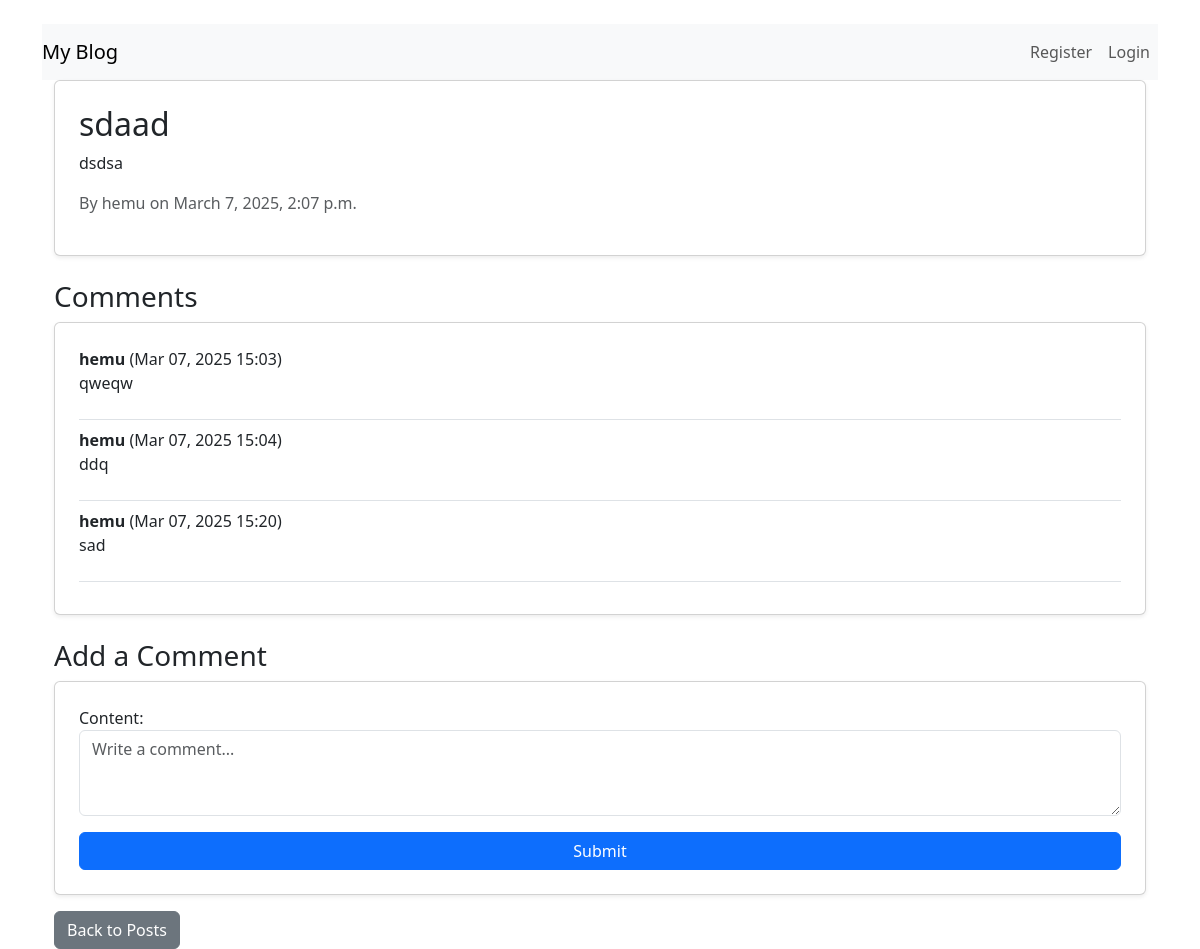
/post/5/, run on the app's committed database.
### blog/models.py (models this page shows, shortened)
class BlogPost(models.Model):
    title = models.CharField(max_length=255)
    content = models.TextField()
    author = models.ForeignKey(User, on_delete=models.CASCADE)
    created_at = models.DateTimeField(auto_now_add=True)
    updated_at = models.DateTimeField(auto_now=True)

class Comment(models.Model):
    blog_post = models.ForeignKey("BlogPost", on_delete=models.CASCADE, related_name="comments")
    author = models.ForeignKey(User, on_delete=models.CASCADE)
    content = models.TextField()
    created_at = models.DateTimeField(auto_now_add=True)

### blog/views.py (the view, shortened to what this page needs)
# urls.py: path("post/<int:post_id>/", views.post_details, name="post_details"),
def post_details(request, post_id):
    post = get_object_or_404(BlogPost, id=post_id)
    comments = post.comments.all()  # Fetch comments for this post
    form = CommentForm()
    return render(request, "blog/post_details.html", {"post": post, "comments": comments, "form": form})

### blog/forms.py
class CommentForm(forms.ModelForm):
    class Meta:
        model = Comment
        fields = ["content"]
        widgets = {
            "content": forms.Textarea(attrs={"class": "form-control", "rows": 3, "placeholder": "Write a comment..."}),
        }

### blog/templates/blog/post_details.html (shortened to what this page needs)
{% extends 'blog/base.html' %}
{% block content %}
<div class="card p-4 shadow-sm">
    <h2>{{ post.title }}</h2>
    <p>{{ post.content }}</p>
    <p class="text-muted">By {{ post.author }} on {{ post.created_at }}</p>
</div>
<h3 class="mt-4">Comments</h3>
<div class="card p-4 shadow-sm">
    {% for comment in comments %}
        <div class="border-bottom mb-2 pb-2">
            <strong>{{ comment.author }}</strong> ({{ comment.created_at|date:"M d, Y H:i" }})
            <p>{{ comment.content }}</p>
        </div>
    {% empty %}
        <p>No comments yet. Be the first to comment!</p>
    {% endfor %}
</div>
<h3 class="mt-4">Add a Comment</h3>
<form method="post" class="card p-4 shadow-sm">
    {{ form.as_p }}
    <button type="submit" class="btn btn-primary">Submit</button>
</form>
<a href="{% url 'post_list' %}" class="btn btn-secondary mt-3">Back to Posts</a>
{% endblock %}

### blog/templates/blog/base.html (shortened to what this page needs)
<!DOCTYPE html>
<html lang="en">
<head>
    <link href="https://cdn.jsdelivr.net/npm/bootstrap@5.3.0/dist/css/bootstrap.min.css" rel="stylesheet">
</head>
<body class="container mt-4">
    <nav class="navbar navbar-expand-lg navbar-light bg-light">
        <a class="navbar-brand" href="{% url 'post_list' %}">My Blog</a>
        <div class="collapse navbar-collapse">
            <ul class="navbar-nav ms-auto">
                {% if user.is_authenticated %}
                    <li class="nav-item"><a class="nav-link" href="{% url 'post_create' %}">New Post</a></li>
                    <li class="nav-item"><a class="nav-link" href="{% url 'logout' %}">Logout</a></li>
                {% else %}
                    <li class="nav-item"><a class="nav-link" href="{% url 'register' %}">Register</a></li>
                    <li class="nav-item"><a class="nav-link" href="{% url 'login' %}">Login</a></li>
                {% endif %}
            </ul>
        </div>
    </nav>
    <div class="container">
        {% block content %}{% endblock %}
    </div>
</body>
</html>

### data on the page
BlogPost: title "sdaad", content "dsdsa", author "hemu", created_at "March 7, 2025, 2:07 p.m."
Comment: author "hemu", created_at "Mar 07, 2025 15:03", content "qweqw"
Comment: author "hemu", created_at "Mar 07, 2025 15:04", content "ddq"
Comment: author "hemu", created_at "Mar 07, 2025 15:20", content "sad"
